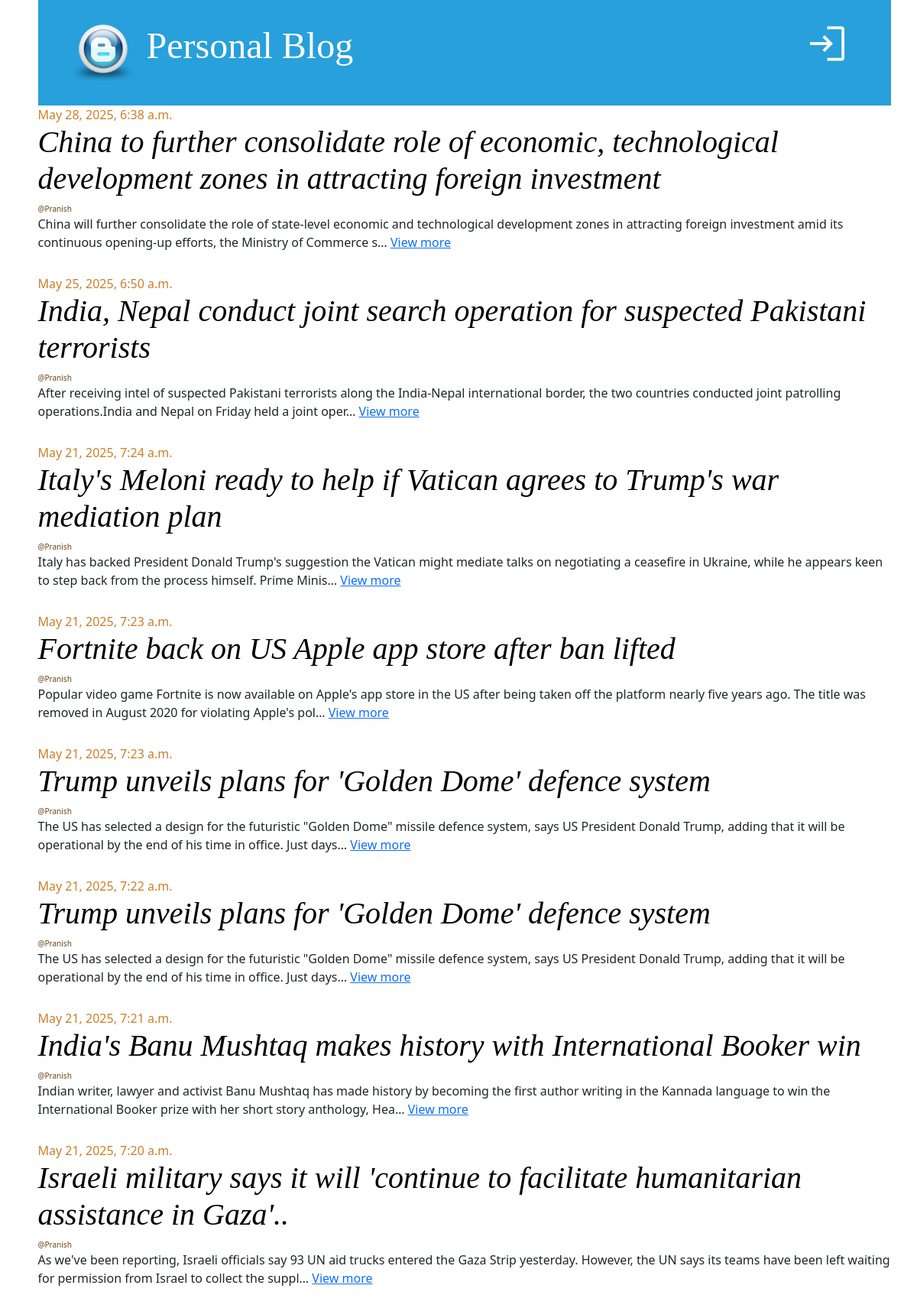
The page / on the database its author committed.
### blog_app/models.py (models this page shows, shortened)
class Post(models.Model):
    title = models.CharField(max_length=256)
    content = models.TextField()
    author = models.ForeignKey("auth.User", on_delete=models.CASCADE)
    created_at = models.DateTimeField(auto_now_add=True) #ahile ko date and time automatically halxa
    updated_at = models.DateTimeField(auto_now=True) #harek choti update hunxa
    published_at = models.DateTimeField(null=True, blank=True)

### blog_app/views.py (the view)
# urls.py: path("", views.PostListView.as_view(), name="post-list"),
class PostListView(ListView):
    model = Post
    template_name = "post_list.html"
    context_object_name = "posts"
    def get_queryset(self):
        posts = Post.objects.filter(published_at__isnull=False).order_by(
            "-published_at"
        )
        return posts

### templates/post_list.html
{% extends "base.html" %}
{% block content %}
<div class="row">
    <div class="col">
        {% for post in posts %}
        <div class="post">
            <div class="date">{{ post.published_at }}</div>
            <h1>
                <a href="{% url 'post-detail' post.pk %}"
                class="text-decoration-none fst-italic">{{ post.title }}</a>
            </h1>
            <div class="date author">@{{ post.author.username }}</div>
            <p>
                {{post.content|truncatechars:200}}
                <a href="{% url 'post-detail' post.pk %}">View more</a>
            </p>
        </div>
        {% endfor %}
    </div>
</div>
{% endblock content %}

### templates/base.html (shortened to what this page needs)
{% load static %}
<!doctype html>
<html lang="en">
<head>
    <link href="{% static 'css/bootstrap.min.css' %}" rel="stylesheet">
    <link href="{% static 'css/blog.css' %}" rel="stylesheet">
</head>
<body>
    <div class="container">
        <header class="page-header">
            <nav class="top-menu">
                {% if request.user.is_authenticated %}
                <a href="{% url 'post-create' %}" class="btn text-white">
                    <span class="material-symbols-outlined lg-icons">
                        add
                    </span>
                </a>
                <a href="{% url 'draft-list' %}" class="btn text-white">
                    <span class="material-symbols-outlined lg-icons">
                        edit
                    </span>
                </a>
                <form action="{% url 'logout' %}" method="post" class="d-inline">
                    {% csrf_token %}
                    <button type="submit" class="btn text-white" aria-label="Logout">
                        <a href="" class="btn text-white">
                            <span class="material-symbols-outlined lg-icons">
                                logout
                            </span>
                    </button>
                </form>
                </a>
                {% else %}
                <a href="{% url 'login' %}" class="btn text-white">
                    <span class="material-symbols-outlined lg-icons">
                    </span>
                </a>
                {% endif %}
            </nav>
            <h1>
                <a href="/" class="text-decoration-none">
                    <img src="{% static 'img/favicon.ico' %}" alt="Personal BLog" width="90" height="90">
                    <span>Personal Blog</span>
                </a>
            </h1>
        </header>
        {% block content %}
        {% endblock content %}
    </div>
</body>
</html>

### static/css/blog.css (style rules this page uses)
body { padding-left: 15px; }
h1 a { color: #27a0dc; font-family: "Lobster"; }
.page-header { background-color: #27a0dc; margin-top: 0; padding: 20px 20px 20px 40px; }
.page-header h1, .page-header h1 a, .page-header h1 a:visited, .page-header h1 a:active { color: #ffffff; font-size: 36pt; text-decoration: none; }
h1, h2, h3, h4 { font-family: "Lobster", cursive; }
.date { color: #ce7e29; }
.top-menu, .top-menu:hover, .top-menu:visited { color: #ffffff; float: right; font-size: 26pt; margin-right: 20px; }
.post { margin-bottom: 30px; }
.post h1 a, .post h1 a:visited { color: #000000; }
.author { font-size: 10px; color: #6b441a; }
.lg-icons { font-size: 60px !important; }

### rows shown on the page
Post: published_at "May 28, 2025, 6:38 a.m.", title "China to further consolidate role of economic, technological development zones in attracting foreign investment", author.username "Pranish", content "China will further consolidate the role of state-level economic and technological development zones in attracting foreign investment amid its continuous opening-up efforts, the Ministry of Commerce s…"
Post: published_at "May 25, 2025, 6:50 a.m.", title "India, Nepal conduct joint search operation for suspected Pakistani terrorists", author.username "Pranish", content "After receiving intel of suspected Pakistani terrorists along the India-Nepal international border, the two countries conducted joint patrolling operations.India and Nepal on Friday held a joint oper…"
Post: published_at "May 21, 2025, 7:24 a.m.", title "Italy's Meloni ready to help if Vatican agrees to Trump's war mediation plan", author.username "Pranish", content "Italy has backed President Donald Trump's suggestion the Vatican might mediate talks on negotiating a ceasefire in Ukraine, while he appears keen to step back from the process himself. Prime Minis…"
Post: published_at "May 21, 2025, 7:23 a.m.", title "Fortnite back on US Apple app store after ban lifted", author.username "Pranish", content "Popular video game Fortnite is now available on Apple's app store in the US after being taken off the platform nearly five years ago. The title was removed in August 2020 for violating Apple's pol…"
Post: published_at "May 21, 2025, 7:23 a.m.", title "Trump unveils plans for 'Golden Dome' defence system", author.username "Pranish", content "The US has selected a design for the futuristic \"Golden Dome\" missile defence system, says US President Donald Trump, adding that it will be operational by the end of his time in office. Just days…"
Post: published_at "May 21, 2025, 7:22 a.m.", title "Trump unveils plans for 'Golden Dome' defence system", author.username "Pranish", content "The US has selected a design for the futuristic \"Golden Dome\" missile defence system, says US President Donald Trump, adding that it will be operational by the end of his time in office. Just days…"
Post: published_at "May 21, 2025, 7:21 a.m.", title "India's Banu Mushtaq makes history with International Booker win", author.username "Pranish", content "Indian writer, lawyer and activist Banu Mushtaq has made history by becoming the first author writing in the Kannada language to win the International Booker prize with her short story anthology, Hea…"
Post: published_at "May 21, 2025, 7:20 a.m.", title "Israeli military says it will 'continue to facilitate humanitarian assistance in Gaza'..", author.username "Pranish", content "As we've been reporting, Israeli officials say 93 UN aid trucks entered the Gaza Strip yesterday. However, the UN says its teams have been left waiting for permission from Israel to collect the suppl…"
